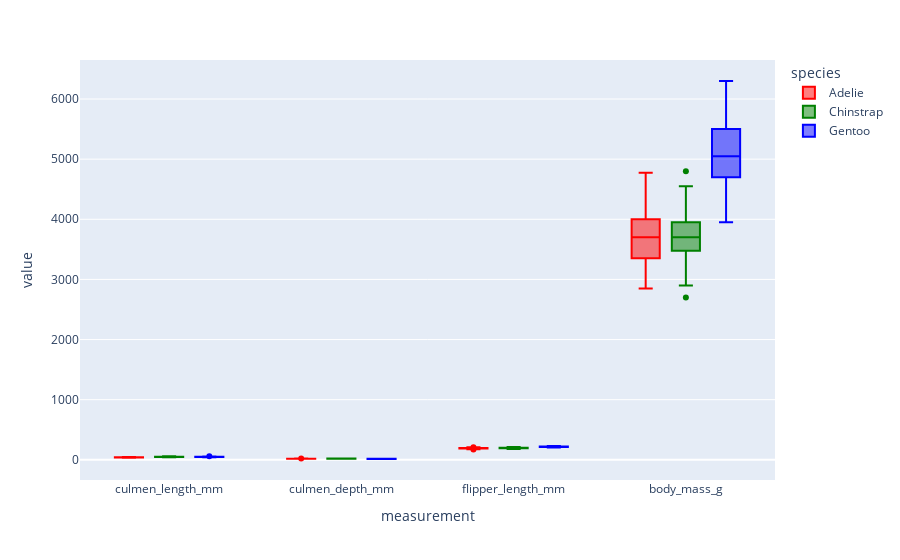

Notebook source saved alongside this figure:
### Code cell
df_long = df.melt(id_vars=['species'],
                  value_vars=num_features,
                  var_name='measurement')

color_discrete_map = {
    "Adelie": 'red',
    "Chinstrap": 'green',
    "Gentoo": 'blue'
}

fig = px.box(df_long,
             x='measurement',
             y='value',
             color='species',
             color_discrete_map=color_discrete_map)

fig.show()

### Figure 1 — Plotly figure (JSON) as saved in the notebook; plotly's stock layout.template omitted (floating-point values rounded to 4 significant figures; data arrays with more than 128 entries replaced by an {"elided": "..."} marker saying what was removed)
{"data": [{"alignmentgroup": "True", "hovertemplate": "species=Adelie<br>measurement=%{x}<br>value=%{y}<extra></extra>", "legendgroup": "Adelie", "marker": {"color": "red"}, "name": "Adelie", "notched": false, "offsetgroup": "Adelie", "orientation": "v", "showlegend": true, "type": "box", "x": {"elided": "584 str values"}, "x0": " ", "xaxis": "x", "y": {"elided": "584 float values"}, "y0": " ", "yaxis": "y"}, {"alignmentgroup": "True", "hovertemplate": "species=Chinstrap<br>measurement=%{x}<br>value=%{y}<extra></extra>", "legendgroup": "Chinstrap", "marker": {"color": "green"}, "name": "Chinstrap", "notched": false, "offsetgroup": "Chinstrap", "orientation": "v", "showlegend": true, "type": "box", "x": {"elided": "272 str values"}, "x0": " ", "xaxis": "x", "y": {"elided": "272 float values"}, "y0": " ", "yaxis": "y"}, {"alignmentgroup": "True", "hovertemplate": "species=Gentoo<br>measurement=%{x}<br>value=%{y}<extra></extra>", "legendgroup": "Gentoo", "marker": {"color": "blue"}, "name": "Gentoo", "notched": false, "offsetgroup": "Gentoo", "orientation": "v", "showlegend": true, "type": "box", "x": {"elided": "480 str values"}, "x0": " ", "xaxis": "x", "y": {"elided": "480 float values"}, "y0": " ", "yaxis": "y"}], "layout": {"boxmode": "group", "legend": {"title": {"text": "species"}, "tracegroupgap": 0}, "margin": {"t": 60}, "xaxis": {"anchor": "y", "domain": [0, 1], "title": {"text": "measurement"}}, "yaxis": {"anchor": "x", "domain": [0, 1], "title": {"text": "value"}}}}
